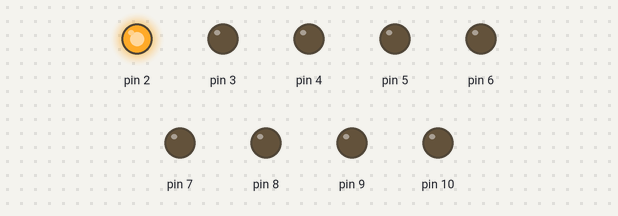
Bench run of a sketch on a simulated Arduino Uno, built with avr-gcc and run on an emulated ATmega328P. On the bench: output pins drawn as LEDs (lit = HIGH).

Above: at 0.05 s.
At 0.35 s:
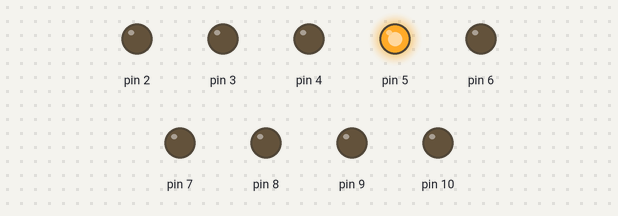
At 0.55 s:
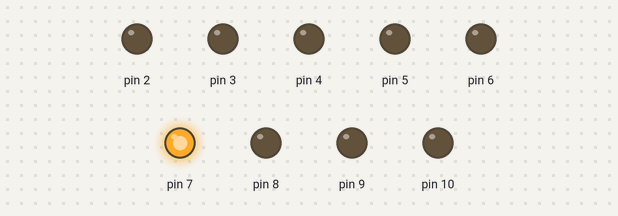
At 0.75 s:
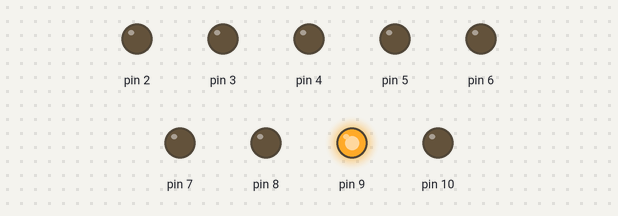
At 1.45 s:
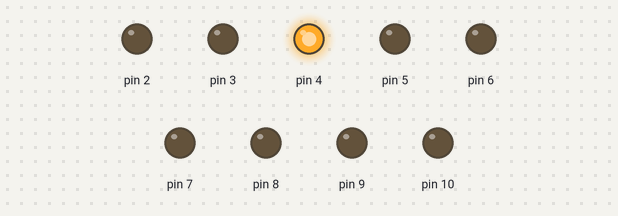
At 2.85 s:
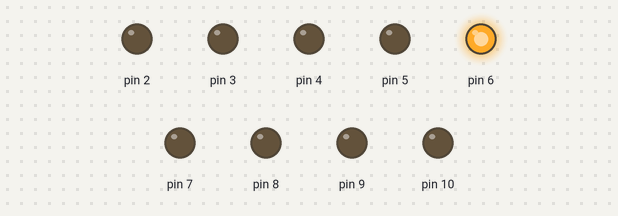
Timing chart, 0 to 3.1 s (numbered marks = the images above):
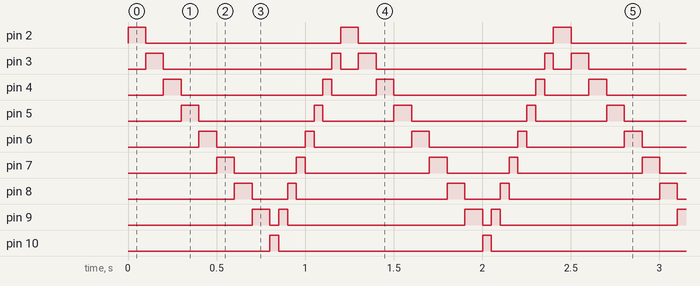

The sketch:

lightbar3.ino
```cpp
int upspeed = 100;
int downspeed = 50;
void setup() {
for (int i = 2; i < 11; i++) {
pinMode(i, OUTPUT);
}
}
void allLEDsOff(void)
{
for (int i = 2; i < 11; i++) {
digitalWrite(i, LOW);
}
}
void loop() {
for (int i = 2; i < 10; i++) {
allLEDsOff();
digitalWrite(i, HIGH);
delay(upspeed);
}
for (int i = 10; i > 2; i--) {
allLEDsOff();
digitalWrite(i, HIGH);
delay(downspeed);
}
}
```

Measured:
- by itself, pin 2: alternates HIGH for 0.10 s and LOW for 1.1 s
- by itself, pin 3: repeats every 1.2 s: LOW 0.95 s, HIGH 0.05 s, LOW 0.10 s, HIGH 0.10 s
- by itself, pin 4: repeats every 1.2 s: LOW 0.80 s, HIGH 0.05 s, LOW 0.25 s, HIGH 0.10 s
- by itself, pin 5: repeats every 1.2 s: LOW 0.65 s, HIGH 0.05 s, LOW 0.40 s, HIGH 0.10 s
- by itself, pin 6: alternates HIGH for 0.08 s and LOW for 0.50 s
- by itself, pin 7: repeats every 1.2 s: LOW 0.35 s, HIGH 0.05 s, LOW 0.70 s, HIGH 0.10 s
- by itself, pin 8: repeats every 1.2 s: LOW 0.20 s, HIGH 0.05 s, LOW 0.85 s, HIGH 0.10 s
- by itself, pin 9: repeats every 1.2 s: LOW 0.05 s, HIGH 0.05 s, LOW 1.0 s, HIGH 0.10 s
